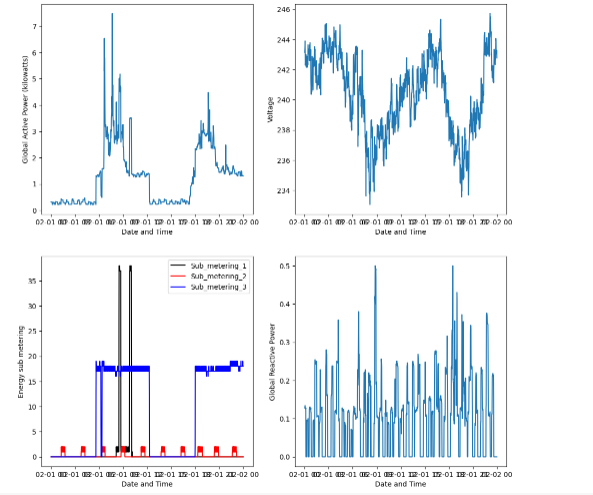

Write the Python code that produced this figure.
# -*- coding: utf-8 -*-
"""plot 4.ipynb

Automatically generated by Colaboratory.

Original file is located at
    https://colab.research.google.com/drive/191C7VDFkGu348Pe2CYtfo-v0TKwEU9C5
"""

import pandas as pd
import matplotlib.pyplot as plt
from datetime import datetime

data = pd.read_csv("/content/household_power_consumption.txt",
                   sep=";",
                   na_values=["?"],
                   parse_dates={'DateTime': ['Date', 'Time']},
                   keep_date_col=True,
                   dayfirst=True)
data = data[(data['DateTime'] >= '2007-02-01') & (data['DateTime'] <= '2007-02-02')]

data['datetime'] = pd.to_datetime(data['DateTime'], format='%d/%m/%Y %H:%M:%S')

plt.figure(figsize=(12, 12))

# Plot 1: Top Left
plt.subplot(2, 2, 1)
plt.plot(data['datetime'], data['Global_active_power'])
plt.ylabel('Global Active Power (kilowatts)')
plt.xlabel('Date and Time')

# Plot 2: Top Right
plt.subplot(2, 2, 2)
plt.plot(data['datetime'], data['Voltage'])
plt.ylabel('Voltage')
plt.xlabel('Date and Time')

# Plot 3: Bottom Left
plt.subplot(2, 2, 3)
plt.plot(data['datetime'], data['Sub_metering_1'], label='Sub_metering_1', color='black')
plt.plot(data['datetime'], data['Sub_metering_2'], label='Sub_metering_2', color='red')
plt.plot(data['datetime'], data['Sub_metering_3'], label='Sub_metering_3', color='blue')
plt.ylabel('Energy sub metering')
plt.xlabel('Date and Time')
plt.legend(loc='upper right')

# Plot 4: Bottom Right
plt.subplot(2, 2, 4)
plt.plot(data['datetime'], data['Global_reactive_power'])
plt.ylabel('Global Reactive Power')
plt.xlabel('Date and Time')
